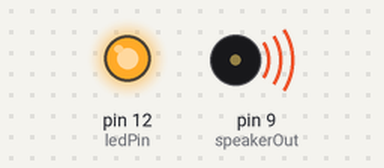
This sketch was run on a simulated Arduino Uno, built with avr-gcc and run on an emulated ATmega328P. Parts: output pins drawn as LEDs (lit = HIGH), buzzer (waves = sounding).

Above: at 0.1 s.
At 27.8 s:
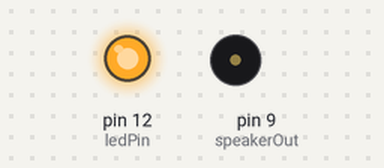
Timing chart, 0 to 40.0 s (numbered marks = the images above):
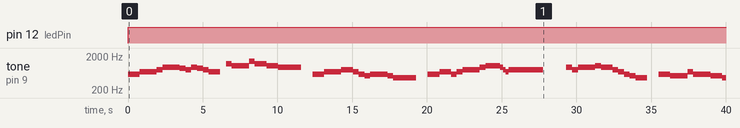

The sketch:

Arduino_lullaby.ino
```cpp
#include <Tone.h>

// We need a Tone
Tone speaker;

// Redefinition of useful notes
int ff = NOTE_F6;
int ee = NOTE_E6;
int dd = NOTE_D6;
int cc = NOTE_C6;
int b  = NOTE_B5;
int b_ = NOTE_AS5;
int a  = NOTE_A5;
int g  = NOTE_G5;
int f  = NOTE_F5;
int e  = NOTE_E5;
int d  = NOTE_D5;
int c  = NOTE_C5;
int B  = NOTE_B4;
int B_ = NOTE_AS4;
int A  = NOTE_A4;
int G  = NOTE_G4;
int F  = NOTE_F4;

// Silent note (pause)
int p = 0;

// System variables
int micIn = 0;      // Microphone input pin
int speakerOut = 9; // Speaker is on PWM output (digital 9, 10 or 11)
int ledPin = 12;    // LED output pin
int potar = 1;      // Potentiometer input for trigger level
int noise = 0;      // Sound level from microphone
int trigger = 0;    // Trigger level

// Each phrase consists of an array of notes (as defined above) and an array of beats
// Whole note = 16
// Half note = 8
// Quarter = 4
// etc.

// Teresa Teng's "Lovesick by the small window"
int intro[]         = { d,   f, g,   b_, a, g, b_, a, g, f, p, dd,  cc, ff, dd, cc, b_, p };
float intro_beats[] = { 4, 4+2, 2,  4+2, 2, 2,  2, 2, 2, 4, 2,  2, 4+2,  2,  4,  4,  8, 4 };

int melody_1[]         = { d,   f, g, g, f, d, c,   d, c, B_, p, d, f, d, f,   g, b_, cc, cc, b_, g, f,   g, p };
float melody_1_beats[] = { 4, 4+2, 2, 2, 2, 2, 2, 4+2, 2,  8, 4, 4, 4, 2, 2, 4+2,  2,  4,  1,  1, 1, 1, 8+4, 8 };

int melody_2[]         = { b_, g,  b_, cc, b_, g, f, d, c, B_, p, d,   c, f,   d, c, c, B_, G, B_, c, p };
float melody_2_beats[] = {  2, 2, 4+2,  2,  4, 2, 2, 2, 2,  4, 4, 4, 4+2, 2, 4+2, 2, 2,  2, 2,  2, 8, 4 };

int melody_3[]         = { d,   f, g, g, f, d, c,   d, c, B_, p, d, f, d, f,   g, b_, cc, cc, b_, g, f,   g, p };
float melody_3_beats[] = { 4, 4+2, 2, 2, 2, 2, 2, 4+2, 2,  8, 4, 4, 4, 2, 2, 4+2,  2,  4,  1,  1, 1, 1, 4+2, 8 };

int melody_4[]         = { b_, g,  b_, cc, b_, g, f, d, c, B_, p, d,   c, f,   d, c, c, B_, G, F,  B_, p };
float melody_4_beats[] = {  2, 2, 4+2,  2,  4, 2, 2, 2, 2,  4, 4, 4, 4+2, 2, 4+2, 2, 2,  2, 2, 2, 8+4, 8 };

int melody_5[]         = { B_, c,   d, f,   d, c, d, p, c, d, f, d, f,   g, cc, b_,   b_,    g,    f,   g, p };
float melody_5_beats[] = {  2, 2, 4+2, 2, 4+2, 2, 8, 4, 2, 2, 4, 2, 2, 4+2,  2,  4, 4./3, 4./3, 4./3, 8+4, 8 };

int melody_6[]         = { f, g,  b_, cc,  b_, g, b_, p, cc, b_, g, b_, g,   f, d, c, d, c, d, f, p };
float melody_6_beats[] = { 2, 2, 4+2,  2, 4+2, 2,  8, 4,  2,  2, 4,  2, 2, 4+2, 2, 4, 1, 1, 2, 8, 4 };

int melody_7[]         = { d,   f, g, g, f, d, c,   d, c, B_, p, d, f, d, f,   g, b_, cc, cc, b_, g, f,   g, p };
float melody_7_beats[] = { 4, 4+2, 2, 2, 2, 2, 2, 4+2, 2,  8, 4, 4, 4, 2, 2, 4+2,  2,  4,  1,  1, 1, 1, 8+4, 8 };

int zeend[]       = { B_, c, d,   f, d,  b_, a,   g, dd,  cc, dd, dd, cc, ff, dd, dd, cc, B_, B_, d, f, g,  b_,  b_,  p };
float end_beats[] = {  2, 2, 2, 2+2, 2, 4+2, 2, 4+2,  2, 4+2,  2,  2,  2,  2,  2,  2,  2,  2,  2, 2, 2, 2, 2+1, 1+4, 16 };

// Set tempo
float tempo = 78;
float time = 60./tempo*1000./4;

// Play a note
void playNote(int tone_, float duration) {

  duration *= time;

  if (tone_>0) // Normal note
  {
    speaker.play(tone_);
    delay(duration);
    speaker.stop();
    delay(time/50); // Small pause between notes
  }
  else // Pause
  {
    delay(duration);
  }

}


// Play a single phrase
void playPhrase(int phrase[], float beats[], int zesize) {

    zesize/=2;

    for (int i=0; i<zesize; i++)
    {
      playNote(phrase[i], beats[i]);
    }

}


// Main the whole melody
void playMelody() {

  playPhrase(intro, intro_beats, sizeof(intro));

  playPhrase(melody_1, melody_1_beats, sizeof(melody_1));
  playPhrase(melody_2, melody_2_beats, sizeof(melody_2));
  playPhrase(melody_3, melody_3_beats, sizeof(melody_3));
  playPhrase(melody_4, melody_4_beats, sizeof(melody_4));
  playPhrase(melody_5, melody_5_beats, sizeof(melody_5));
  playPhrase(melody_6, melody_6_beats, sizeof(melody_6));
  playPhrase(melody_7, melody_7_beats, sizeof(melody_7));

  playPhrase(melody_1, melody_1_beats, sizeof(melody_1));
  playPhrase(melody_2, melody_2_beats, sizeof(melody_2));
  playPhrase(melody_3, melody_3_beats, sizeof(melody_3));
  playPhrase(melody_4, melody_4_beats, sizeof(melody_4));
  playPhrase(melody_5, melody_5_beats, sizeof(melody_5));
  playPhrase(melody_6, melody_6_beats, sizeof(melody_6));
  playPhrase(melody_7, melody_7_beats, sizeof(melody_7));

  playPhrase(zeend, end_beats, sizeof(zeend));

  return;
}


// Setup fonction
void setup() {

  pinMode(speakerOut, OUTPUT);
  pinMode(ledPin, OUTPUT);

  speaker.begin(9);
//  Serial.begin(9600); // For debugging

}


// Loop function, runs forever
void loop() {

  // read noise level from a microphone
  noise = analogRead(micIn);

  // read trigger level from a potentiometer
  trigger = analogRead(potar);

  // does the baby cry ?
  if (noise >= trigger/5) {
    digitalWrite(ledPin, HIGH);
    playMelody();
    digitalWrite(ledPin, LOW);
  }

  // give the Arduino some rest
  delay(100);

}
```

Measured:
- by itself, pin 12 (ledPin): LOW → HIGH at 0.00 s
- by itself, tone on pin 9 (speakerOut): plays 587 Hz for 0.77 s, 698 Hz for 1.2 s, 784 Hz for 0.39 s, 932 Hz for 1.2 s, 880 Hz for 0.39 s, 784 Hz for 0.39 s … (52 notes in this stretch)
